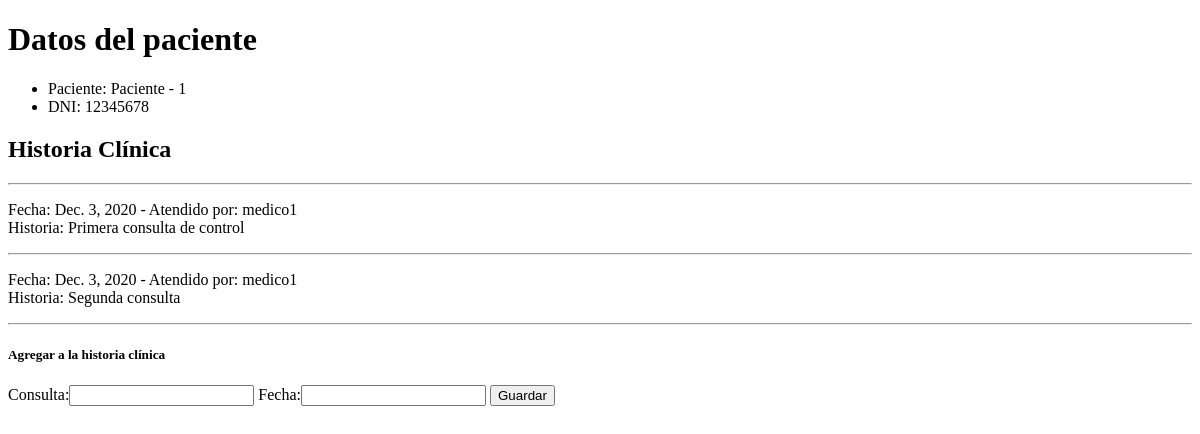
The page /pacientes/ver/1 (signed in) on the database as committed earlier.
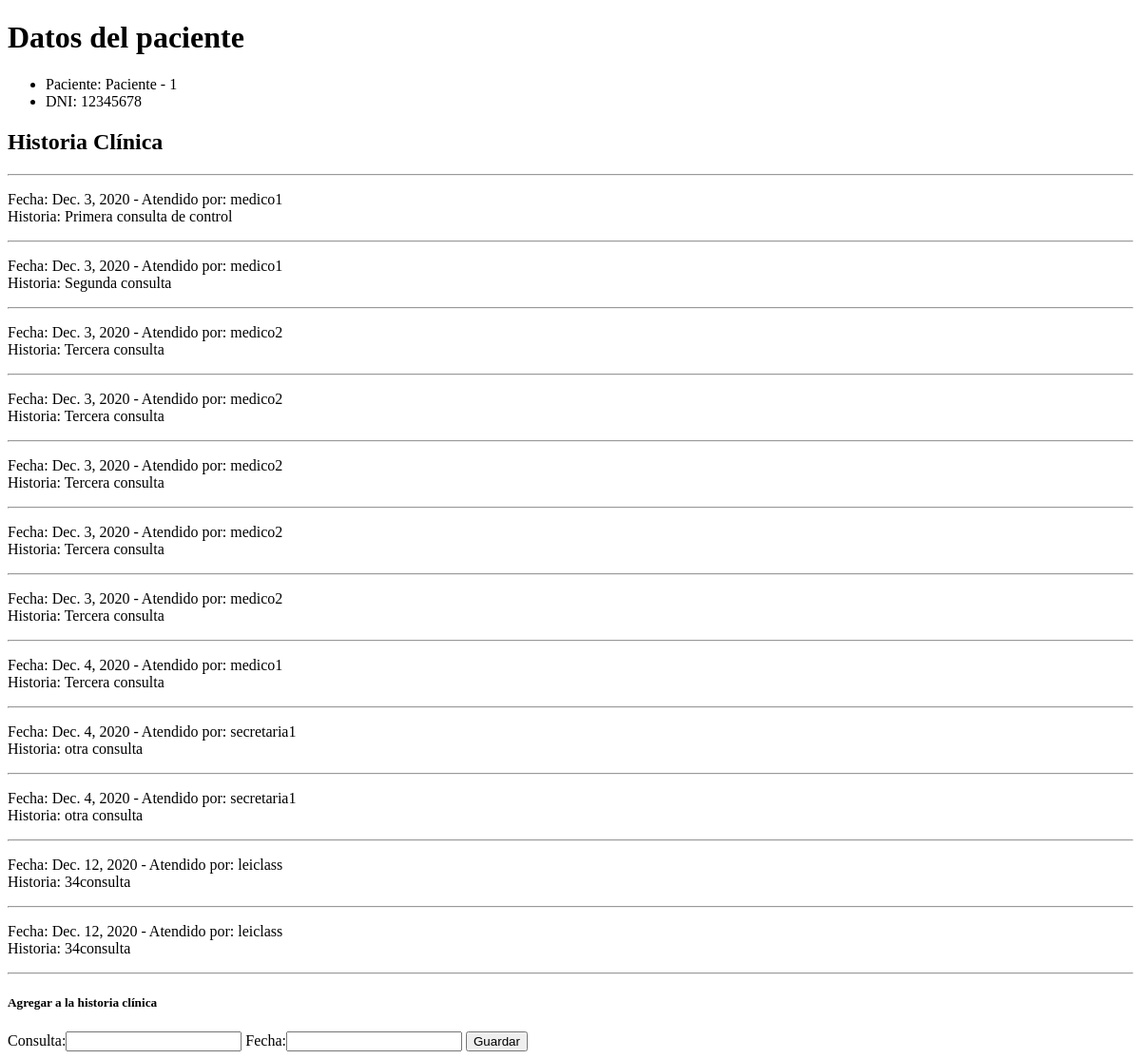
The same page on the database as committed later.
### pacientes/models.py (models this page shows, shortened)
class Paciente(models.Model):
    nombre = models.CharField(max_length=64)
    apellido = models.CharField(max_length=64)
    dni = models.CharField(unique=True, max_length=8, validators=[RegexValidator(r'^\d{1,10}$')])

class Historia(models.Model):
    consulta = models.CharField(max_length=100)
    fecha = models.DateField()
    paciente = models.ForeignKey(Paciente, on_delete=models.CASCADE)
    medico = models.ForeignKey(settings.AUTH_USER_MODEL, on_delete=models.CASCADE)

### pacientes/views.py (the view)
# urls.py: path("ver/<id>", views.ver, name="ver")
def ver(request, id):
    if not request.user.is_authenticated:
        return HttpResponseRedirect(reverse('usuarios:login'))
    if request.method == 'POST':
        formulario = HistoriaPacienteForm(data= request.POST)
        if formulario.is_valid():
            formulario.save()
        else:
            data['form']  = formulario
    paciente = get_object_or_404(Paciente, id=id)
    historia = Historia.objects.filter(paciente=paciente)
    data = {
        'paciente': paciente,
        'historia': historia,
        'form': HistoriaPacienteForm(initial={'paciente': paciente, 'medico': request.user})
    }
    return render(request, 'paciente.html', data)

### pacientes/forms.py
class HistoriaPacienteForm(forms.ModelForm):
    paciente = forms.ModelChoiceField(
        queryset=Paciente.objects.all(),
        widget=forms.HiddenInput(attrs={'readonly': 'readonly'})
    )
    medico = forms.ModelChoiceField(
        queryset=User.objects.all(),
        widget=forms.HiddenInput(attrs={'readonly': 'readonly'})
    )
    class Meta:
        model = Historia
        fields = '__all__'

### pacientes/templates/paciente.html (shortened to what this page needs)
{% extends 'layout.html' %}
{% block body %}
    <h1>Datos del paciente</h1>
    <ul>
        <li>Paciente: {{ paciente.nombre }} - {{ paciente.apellido }}</li>
        <li>DNI: {{ paciente.dni }}</li>
    </ul>
    <h2>Historia Clínica</h2>
    {% for h in historia %}
        <hr>
        <p>
            Fecha: {{ h.fecha }} - Atendido por: {{ h.medico }}
            <br> Historia: {{ h.consulta }}
        </p>
    {% empty %}
        <p>No hay Historia clínica cargada para este paciente</p>
    {% endfor %}
    {% if perms.pacientes.add_historia %}
    <hr>
    <h5>Agregar a la historia clínica</h5>
    <form method="POST" action="">
        {{ form }}
        <input type="submit" value="Guardar" />
    </form>
    {% endif %}
{% endblock  %}

### pacientes/templates/layout.html (shortened to what this page needs)
<!DOCTYPE html>
<html lang="es">
<head>
</head>
<body>
    {% block body %}
    {% endblock %}
</body>
</html>

Rows that differ between the two databases and show on the page:
added Historia: fecha "Dec. 3, 2020", medico "medico2", consulta "Tercera consulta"
added Historia: fecha "Dec. 3, 2020", medico "medico2", consulta "Tercera consulta"
added Historia: fecha "Dec. 3, 2020", medico "medico2", consulta "Tercera consulta"
added Historia: fecha "Dec. 3, 2020", medico "medico2", consulta "Tercera consulta"
added Historia: fecha "Dec. 3, 2020", medico "medico2", consulta "Tercera consulta"
added Historia: fecha "Dec. 4, 2020", medico "medico1", consulta "Tercera consulta"
added Historia: fecha "Dec. 4, 2020", medico "secretaria1", consulta "otra consulta"
added Historia: fecha "Dec. 4, 2020", medico "secretaria1", consulta "otra consulta"
added Historia: fecha "Dec. 12, 2020", medico "leiclass", consulta "34consulta"
added Historia: fecha "Dec. 12, 2020", medico "leiclass", consulta "34consulta"
